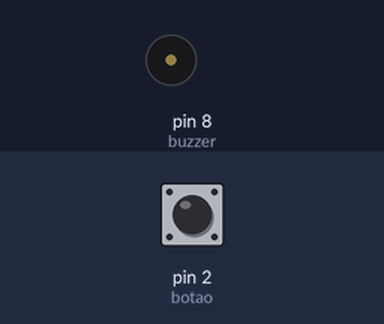
A sketch run on a simulated Arduino Uno, built with avr-gcc and run on an emulated ATmega328P. On the bench: buzzer (waves = sounding, pin HIGH). Inputs (shaded band) come from the test bench; at power-on: pin 2 (botao) HIGH.

Above: at 1.2 s.
1.3 s: pin 2 (botao) pulled LOW for 0.15 s
At 1.37 s:
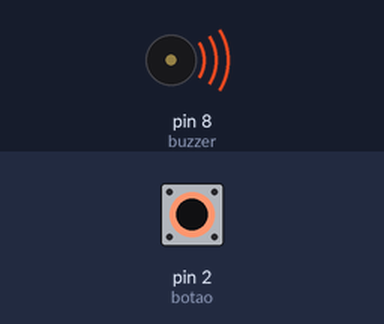
2.9 s: pin 2 (botao) pulled LOW for 3.2 s
At 7.2 s:
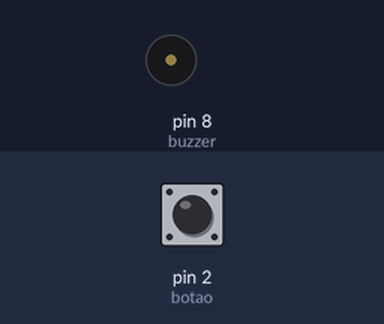
Timing chart, 0 to 8.7 s (numbered marks = the images above; inputs shaded):
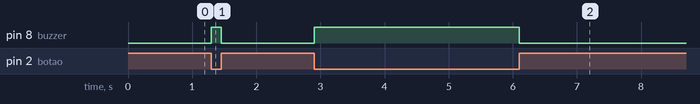

The sketch:

alerta_botao.ino
```cpp
int botao = 2;
int buzzer = 8;

void setup() {
  pinMode(botao, INPUT_PULLUP);
  pinMode(buzzer, OUTPUT);
  digitalWrite(buzzer, LOW);
}

void loop() {
  if (digitalRead(botao) == LOW) {
    digitalWrite(buzzer, HIGH);
  } else {
    digitalWrite(buzzer, LOW);
  }
}
```

Measured:
- after the input at 1.3 s, pin 8 (buzzer): LOW → HIGH at once, → LOW 0.15 s later
- after the input at 2.9 s, pin 8 (buzzer): LOW → HIGH at once, → LOW 3.2 s later
